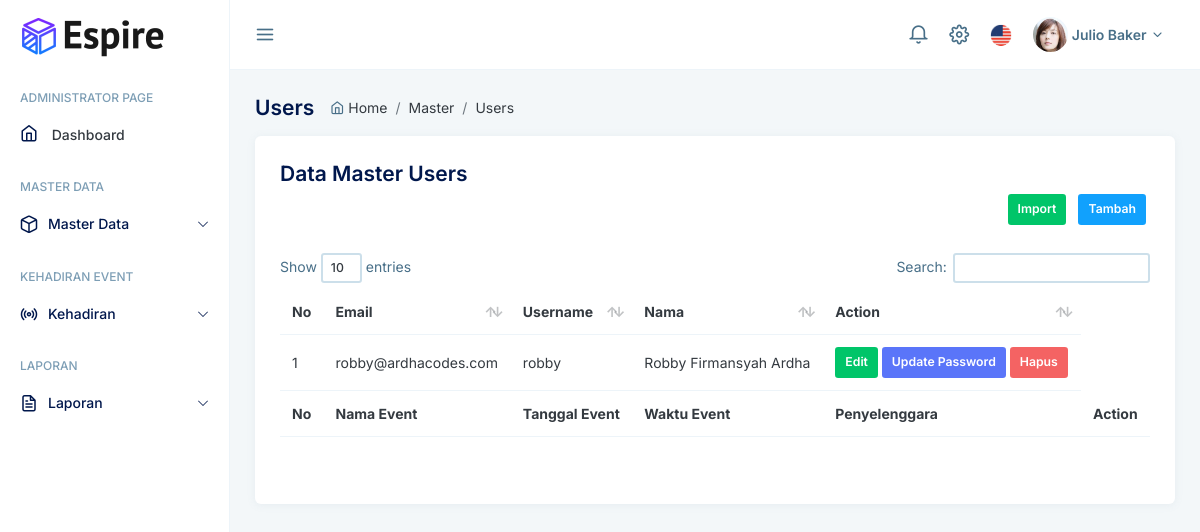
The page /index.php/users on the database as committed earlier.
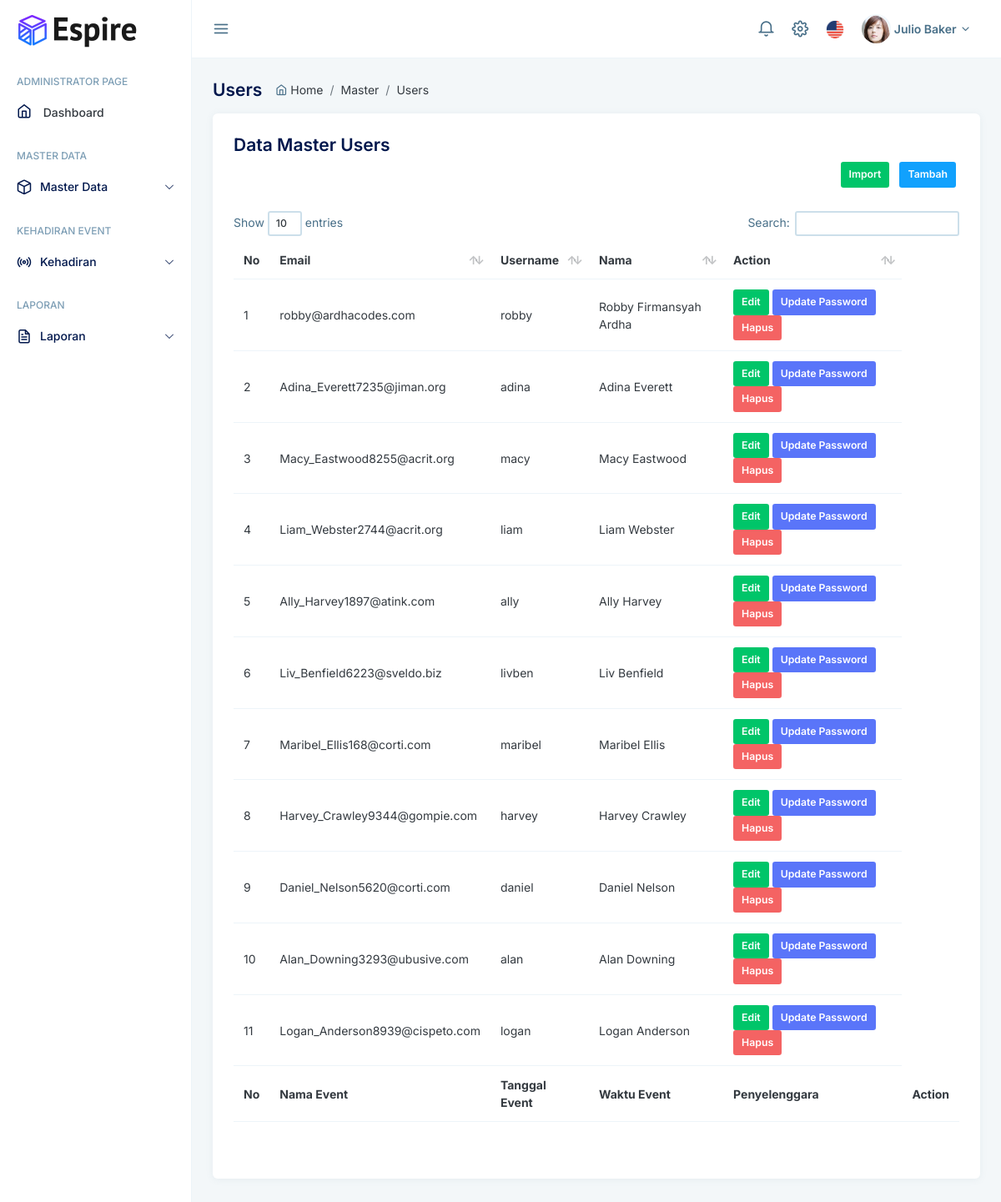
The same page on the database as committed later.
### tables this page shows
CREATE TABLE `users` (
  `id` int(11) NOT NULL,
  `email` varchar(200) NOT NULL,
  `username` varchar(55) NOT NULL,
  `password` varchar(255) NOT NULL,
  `nama` varchar(200) NOT NULL,
  `asal` varchar(155) DEFAULT NULL,
  `no_tlp` varchar(155) DEFAULT NULL,
  `role_id` int(11) NOT NULL,
  `is_active` int(11) NOT NULL,
  `created_date` timestamp NOT NULL DEFAULT current_timestamp() ON UPDATE current_timestamp(),
  `image` varchar(155) DEFAULT NULL
);

### application/controllers/Users.php (called while the page is built, shortened)
<?php
class Users extends CI_Controller
{
    public function __construct()
    {
        $this->load->library('form_validation');
        $this->load->model('Users_model');
    }
    public function index()
    {
        $data['title'] = "Users - SIM Event";
        $data['users'] = $this->Users_model->getAll();
        $this->load->view('layout/header', $data);
        $this->load->view('layout/navbar', $data);
        $this->load->view('layout/sidebar', $data);
        $this->load->view('content/users/index', $data);
        $this->load->view('layout/footer', $data);
    }
}

### index.php (called while the page is built, shortened)
<?php
require_once BASEPATH.'core/CodeIgniter.php';

### application/models/Users_model.php (called while the page is built, shortened)
<?php
class Users_model extends CI_Model
{
    public function getAll()
    {
        return $this->db->get('users')->result_array();
    }
}

### application/views/content/users/index.php (the view, shortened to what this page needs)
<div class="content">
    <div class="main">
        <div class="page-header">
            <h4 class="page-title">Users</h4>
            <div class="breadcrumb">
                <span class="me-1 text-gray"><i class="feather icon-home"></i></span>
                <div class="breadcrumb-item"><a href="index.html"> Home </a></div>
                <div class="breadcrumb-item"><a href="javascript:void(0)"> Master </a></div>
                <div class="breadcrumb-item"><a href="#"> Users </a></div>
            </div>
        </div>
        <div class="card">
            <div class="card-body">
                <h4>Data Master Users</h4>
                <div class="row">
                    <div class="col">
                        <a class="btn btn-sm btn-primary mb-1 ms-2 me-1 float-end" href="<?= base_url('users/tambah') ?>">Tambah</a>
                        <a class="btn btn-sm btn-success mb-1 ms-2 me-1 float-end" href="<?= base_url('users/import') ?>">Import</a>
                    </div>
                </div>
                <div class="mt-4">
                    <table id="data-table" class="table data-table">
                        <thead>
                            <tr>
                                <th>No</th>
                                <th>Email</th>
                                <th>Username</th>
                                <th>Nama</th>
                                <th>Action</th>
                            </tr>
                        </thead>
                        <tbody>
                            <?php $no = 1 ?>
                            <?php foreach ($users as $u) : ?>
                                <tr>
                                    <td><?= $no++ ?></td>
                                    <td><?= $u['email'] ?></td>
                                    <td><?= $u['username'] ?></td>
                                    <td><?= $u['nama'] ?></td>
                                    <td>
                                        <a href="<?= base_url('users/edit/') ?><?= $u['id'] ?>" class="btn btn-sm btn-success">Edit</a>
                                        <a href="<?= base_url('users/ubahpassword/') ?><?= $u['id'] ?>" class="btn btn-sm btn-info">Update Password</a>
                                        <a data-bs-toggle="modal" data-bs-target="#hapus_users<?= $u['id']; ?>" class="btn btn-sm btn-danger">Hapus</a>
                                    </td>
                                </tr>
                            <?php endforeach ?>
                        </tbody>
                        <tfoot>
                            <tr>
                                <th>No</th>
                                <th>Nama Event</th>
                                <th>Tanggal Event</th>
                                <th>Waktu Event</th>
                                <th>Penyelenggara</th>
                                <th>Action</th>
                            </tr>
                        </tfoot>
                    </table>
                </div>
            </div>
        </div>
    </div>
</div>

### application/views/layout/header.php (shortened to what this page needs)
<!DOCTYPE html>
<html lang="en">
<head>
    <link href="<?= base_url() ?>assets/vendors/apexcharts/dist/apexcharts.css" rel="stylesheet">
    <link href="<?= base_url() ?>assets/vendors/daterange/daterangepicker.css" rel="stylesheet">
    <link href="<?= base_url() ?>assets/css/app.min.css" rel="stylesheet">
    <link href="<?= base_url() ?>assets/vendors/datatables/dataTables.bootstrap.min.css" rel="stylesheet">
    <link href="<?= base_url() ?>assets/vendors/dropify/css/dropify.css" rel="stylesheet">
    <link href="<?= base_url() ?>assets/vendors/flatpickr/flatpickr.min.css" rel="stylesheet">
    <link href="<?= base_url() ?>assets/vendors/select2/select2.css" rel="stylesheet">
    <link rel="stylesheet" href="https://cdnjs.cloudflare.com/ajax/libs/font-awesome/6.1.1/css/all.min.css">
</head>
<body>
    <div class="layout">
        <div class="vertical-layout">

### application/views/layout/navbar.php (shortened to what this page needs)
<div class="header-text-dark header-nav layout-vertical">
    <div class="header-nav-wrap">
        <div class="header-nav-left">
            <div class="header-nav-item desktop-toggle">
                <div class="header-nav-item-select cursor-pointer">
                    <i class="nav-icon feather icon-menu icon-arrow-right"></i>
                </div>
            </div>
        </div>
        <div class="header-nav-right">
            <div class="header-nav-item">
                <div class="dropdown header-nav-item-select nav-notification">
                    <div class="toggle-wrapper" id="nav-notification-dropdown" data-bs-toggle="dropdown">
                        <i class="header-nav-item-select nav-icon feather icon-bell"></i>
                    </div>
                </div>
            </div>
            <div class="header-nav-item">
                <div class="header-nav-item-select">
                    <div class="toggle-wrapper" data-bs-toggle="modal" data-bs-target="#quick-view">
                        <i class="nav-icon feather icon-settings"></i>
                    </div>
                </div>
            </div>
            <div class="header-nav-item">
                <div class="dropdown header-nav-item-select">
                    <div class="toggle-wrapper" id="nav-lang-dropdown" data-bs-toggle="dropdown">
                        <div class="avatar avatar-circle avatar-image" style="width: 22px; height: 22px; line-height: 22px;">
                            <img src="<?= base_url() ?>assets/images/thumbs/en_US.png" alt="">
                        </div>
                    </div>
                </div>
            </div>
            <div class="header-nav-item">
                <div class="dropdown header-nav-item-select nav-profile">
                    <div class="toggle-wrapper" id="nav-profile-dropdown" data-bs-toggle="dropdown">
                        <div class="avatar avatar-circle avatar-image" style="width: 35px; height: 35px; line-height: 35px;">
                            <img src="<?= base_url() ?>assets/images/avatars/thumb-1.jpg" alt="">
                        </div>
                        <span class="fw-bold mx-1">Julio Baker</span>
                        <i class="feather icon-chevron-down"></i>
                    </div>
                </div>
            </div>
        </div>
    </div>
</div>

### application/views/layout/sidebar.php (shortened to what this page needs)
<div class="side-nav vertical-menu nav-menu-light scrollable">
    <div class="nav-logo">
        <div class="w-100 logo">
            <img class="img-fluid" src="<?= base_url() ?>assets/images/logo/logo.png" style="max-height: 70px;" alt="logo">
        </div>
    </div>
    <ul class="nav-menu">
        <li class="nav-group-title">Administrator Page</li>
        <li class="nav-menu-item router-link-<?php if ($this->uri->segment(1) == "dashboard" || $this->uri->segment(1) == "Dashboard") {
                                                   echo "active";
                                               } ?>">
            <a href="<?= base_url('dashboard') ?>">
                <i class="feather icon-home"></i>
                <span class="nav-menu-item-title">Dashboard</span>
            </a>
        </li>
        <li class="nav-group-title">Master Data</li>
        <li class="nav-submenu">
            <a class="nav-submenu-title ">
                <i class="feather icon-box"></i>
                <span>Master Data</span>
                <i class="nav-submenu-arrow"></i>
            </a>
        </li>
        <li class="nav-group-title">Kehadiran Event</li>
        <li class="nav-submenu">
            <a class="nav-submenu-title ">
                <i class="feather icon-radio"></i>
                <span>Kehadiran</span>
                <i class="nav-submenu-arrow"></i>
            </a>
        </li>
        <li class="nav-group-title">Laporan</li>
        <li class="nav-submenu">
            <a class="nav-submenu-title ">
                <i class="feather icon-file-text"></i>
                <span>Laporan</span>
                <i class="nav-submenu-arrow"></i>
            </a>
        </li>
    </ul>
</div>

### application/views/layout/footer.php (shortened to what this page needs)
</div>
</div>
</body>
</html>

Rows that differ between the two databases and show on the page:
added users: email "Adina_Everett7235@jiman.org", username "adina", nama "Adina Everett"
added users: email "Macy_Eastwood8255@acrit.org", username "macy", nama "Macy Eastwood"
added users: email "Liam_Webster2744@acrit.org", username "liam", nama "Liam Webster"
added users: email "Ally_Harvey1897@atink.com", username "ally", nama "Ally Harvey"
added users: email "Liv_Benfield6223@sveldo.biz", username "livben", nama "Liv Benfield"
added users: email "Maribel_Ellis168@corti.com", username "maribel", nama "Maribel Ellis"
added users: email "Harvey_Crawley9344@gompie.com", username "harvey", nama "Harvey Crawley"
added users: email "Daniel_Nelson5620@corti.com", username "daniel", nama "Daniel Nelson"
added users: email "Alan_Downing3293@ubusive.com", username "alan", nama "Alan Downing"
added users: email "Logan_Anderson8939@cispeto.com", username "logan", nama "Logan Anderson"
